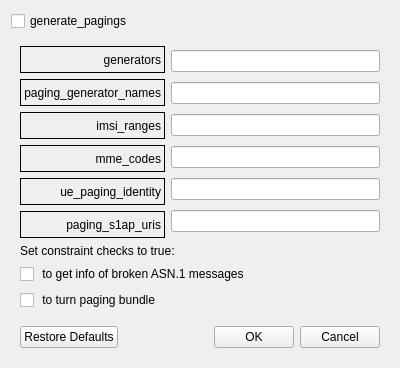
<?xml version="1.0" encoding="UTF-8"?>
<ui version="4.0">
 <class>PagingForm</class>
 <widget class="QWidget" name="PagingForm">
  <property name="geometry">
   <rect>
    <x>0</x>
    <y>0</y>
    <width>400</width>
    <height>368</height>
   </rect>
  </property>
  <property name="windowTitle">
   <string>Form</string>
  </property>
  <layout class="QVBoxLayout" name="verticalLayout">
   <item>
    <widget class="QCheckBox" name="checkBox_generate_pagings">
     <property name="text">
      <string>generate_pagings</string>
     </property>
    </widget>
   </item>
   <item>
    <widget class="QFrame" name="pagings">
     <property name="enabled">
      <bool>true</bool>
     </property>
     <property name="frameShape">
      <enum>QFrame::NoFrame</enum>
     </property>
     <property name="frameShadow">
      <enum>QFrame::Raised</enum>
     </property>
     <layout class="QGridLayout" name="gridLayout_2">
      <item row="1" column="0">
       <layout class="QVBoxLayout" name="verticalLayout_5">
        <item>
         <layout class="QHBoxLayout" name="horizontalLayout_2">
          <item>
           <layout class="QVBoxLayout" name="verticalLayout_3">
            <item>
             <widget class="QLabel" name="lbl_2">
              <property name="enabled">
               <bool>true</bool>
              </property>
              <property name="minimumSize">
               <size>
                <width>0</width>
                <height>27</height>
               </size>
              </property>
              <property name="frameShape">
               <enum>QFrame::Box</enum>
              </property>
              <property name="frameShadow">
               <enum>QFrame::Plain</enum>
              </property>
              <property name="text">
               <string>generators</string>
              </property>
              <property name="alignment">
               <set>Qt::AlignRight|Qt::AlignTrailing|Qt::AlignVCenter</set>
              </property>
             </widget>
            </item>
            <item>
             <widget class="QLabel" name="lbl_3">
              <property name="enabled">
               <bool>true</bool>
              </property>
              <property name="minimumSize">
               <size>
                <width>0</width>
                <height>27</height>
               </size>
              </property>
              <property name="frameShape">
               <enum>QFrame::Box</enum>
              </property>
              <property name="frameShadow">
               <enum>QFrame::Plain</enum>
              </property>
              <property name="text">
               <string>paging_generator_names</string>
              </property>
              <property name="alignment">
               <set>Qt::AlignRight|Qt::AlignTrailing|Qt::AlignVCenter</set>
              </property>
             </widget>
            </item>
            <item>
             <widget class="QLabel" name="lbl_5">
              <property name="enabled">
               <bool>true</bool>
              </property>
              <property name="minimumSize">
               <size>
                <width>0</width>
                <height>27</height>
               </size>
              </property>
              <property name="frameShape">
               <enum>QFrame::Box</enum>
              </property>
              <property name="frameShadow">
               <enum>QFrame::Plain</enum>
              </property>
              <property name="text">
               <string>imsi_ranges</string>
              </property>
              <property name="alignment">
               <set>Qt::AlignRight|Qt::AlignTrailing|Qt::AlignVCenter</set>
              </property>
             </widget>
            </item>
            <item>
             <widget class="QLabel" name="lbl_7">
              <property name="enabled">
               <bool>true</bool>
              </property>
              <property name="minimumSize">
               <size>
                <width>0</width>
                <height>27</height>
               </size>
              </property>
              <property name="frameShape">
               <enum>QFrame::Box</enum>
              </property>
              <property name="frameShadow">
               <enum>QFrame::Plain</enum>
              </property>
              <property name="text">
               <string>mme_codes</string>
              </property>
              <property name="alignment">
               <set>Qt::AlignRight|Qt::AlignTrailing|Qt::AlignVCenter</set>
              </property>
             </widget>
            </item>
            <item>
             <widget class="QLabel" name="lbl_6">
              <property name="enabled">
               <bool>true</bool>
              </property>
              <property name="minimumSize">
               <size>
                <width>0</width>
                <height>27</height>
               </size>
              </property>
              <property name="frameShape">
               <enum>QFrame::Box</enum>
              </property>
              <property name="frameShadow">
               <enum>QFrame::Plain</enum>
              </property>
              <property name="text">
               <string>ue_paging_identity</string>
              </property>
              <property name="alignment">
               <set>Qt::AlignRight|Qt::AlignTrailing|Qt::AlignVCenter</set>
              </property>
             </widget>
            </item>
            <item>
             <widget class="QLabel" name="lbl_4">
              <property name="enabled">
               <bool>true</bool>
              </property>
              <property name="minimumSize">
               <size>
                <width>0</width>
                <height>27</height>
               </size>
              </property>
              <property name="frameShape">
               <enum>QFrame::Box</enum>
              </property>
              <property name="frameShadow">
               <enum>QFrame::Plain</enum>
              </property>
              <property name="text">
               <string>paging_s1ap_uris</string>
              </property>
              <property name="alignment">
               <set>Qt::AlignRight|Qt::AlignTrailing|Qt::AlignVCenter</set>
              </property>
             </widget>
            </item>
           </layout>
          </item>
          <item>
           <layout class="QVBoxLayout" name="verticalLayout_4">
            <item>
             <widget class="QLineEdit" name="tet_generators">
              <property name="enabled">
               <bool>true</bool>
              </property>
             </widget>
            </item>
            <item>
             <widget class="QLineEdit" name="tet_paging_generator_names">
              <property name="enabled">
               <bool>true</bool>
              </property>
             </widget>
            </item>
            <item>
             <widget class="QLineEdit" name="tet_imsi_ranges">
              <property name="enabled">
               <bool>true</bool>
              </property>
             </widget>
            </item>
            <item>
             <widget class="QLineEdit" name="tet_mme_codes">
              <property name="enabled">
               <bool>true</bool>
              </property>
             </widget>
            </item>
            <item>
             <widget class="QLineEdit" name="tet_ue_paging_identity">
              <property name="enabled">
               <bool>true</bool>
              </property>
             </widget>
            </item>
            <item>
             <widget class="QLineEdit" name="tet_paging_s1ap_uris">
              <property name="enabled">
               <bool>true</bool>
              </property>
             </widget>
            </item>
           </layout>
          </item>
         </layout>
        </item>
        <item>
         <widget class="QLabel" name="label">
          <property name="text">
           <string>Set constraint checks to true: </string>
          </property>
         </widget>
        </item>
        <item>
         <widget class="QCheckBox" name="checkBox_s1ap_checkASN1_constraints">
          <property name="text">
           <string> to get info of broken ASN.1 messages</string>
          </property>
         </widget>
        </item>
        <item>
         <widget class="QCheckBox" name="checkBox_bundle_paging">
          <property name="text">
           <string> to turn paging bundle</string>
          </property>
         </widget>
        </item>
        <item>
         <spacer name="verticalSpacer">
          <property name="orientation">
           <enum>Qt::Vertical</enum>
          </property>
          <property name="sizeHint" stdset="0">
           <size>
            <width>20</width>
            <height>40</height>
           </size>
          </property>
         </spacer>
        </item>
        <item>
         <layout class="QHBoxLayout" name="horizontalLayout">
          <item>
           <widget class="QPushButton" name="RestoreButton">
            <property name="text">
             <string>Restore Defaults</string>
            </property>
           </widget>
          </item>
          <item>
           <spacer name="horizontalSpacer">
            <property name="orientation">
             <enum>Qt::Horizontal</enum>
            </property>
            <property name="sizeHint" stdset="0">
             <size>
              <width>40</width>
              <height>20</height>
             </size>
            </property>
           </spacer>
          </item>
          <item>
           <widget class="QPushButton" name="OkButton">
            <property name="text">
             <string>OK</string>
            </property>
           </widget>
          </item>
          <item>
           <widget class="QPushButton" name="CancelButton">
            <property name="text">
             <string>Cancel</string>
            </property>
           </widget>
          </item>
         </layout>
        </item>
       </layout>
      </item>
     </layout>
    </widget>
   </item>
  </layout>
 </widget>
 <resources/>
 <connections/>
</ui>
